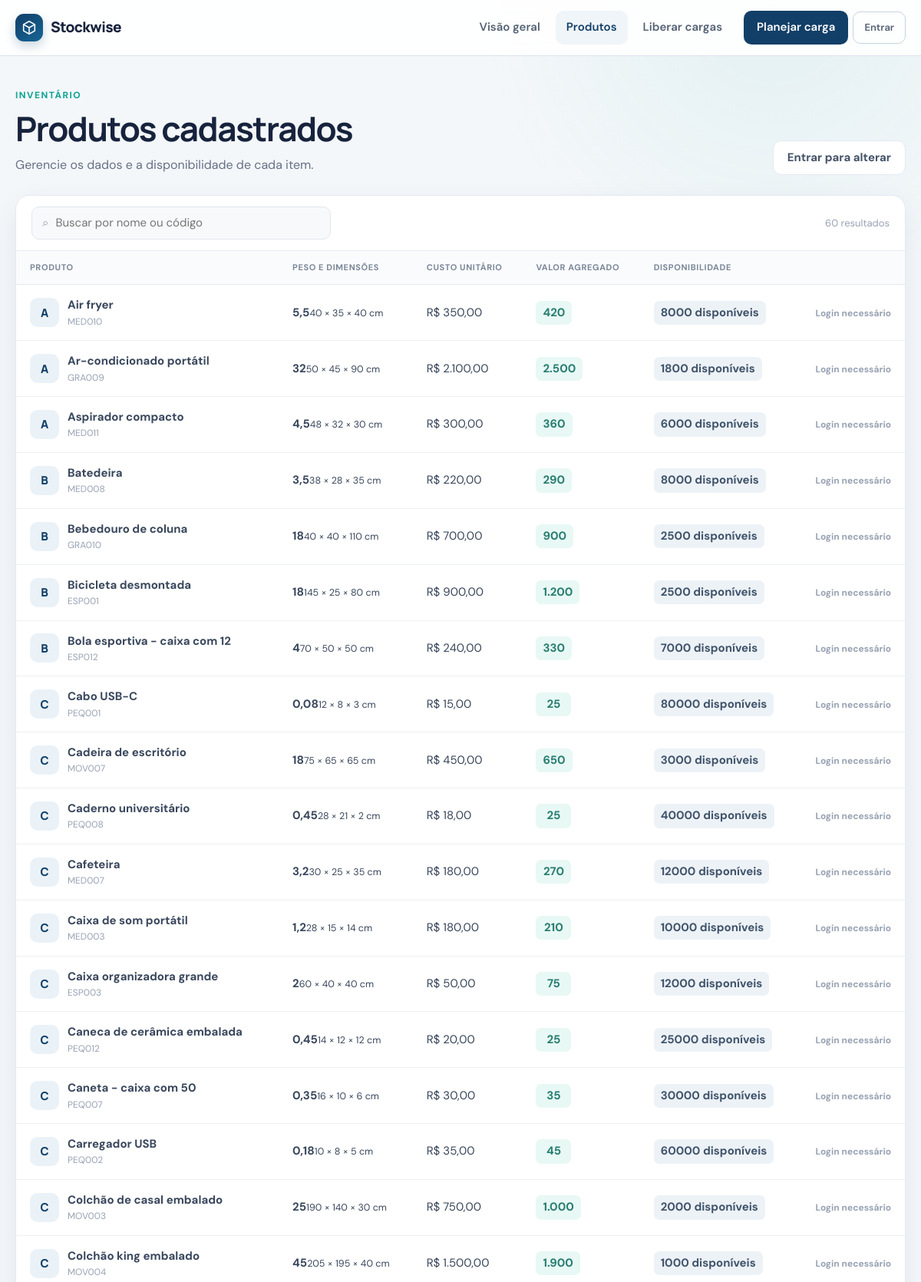
Page /products (upper part) on the committed database.
### tables this page shows
CREATE TABLE products (
    id INTEGER PRIMARY KEY AUTOINCREMENT,
    code TEXT NOT NULL COLLATE NOCASE UNIQUE,
    name TEXT NOT NULL,
    weight_milli INTEGER NOT NULL CHECK (weight_milli > 0),
    cost_cents INTEGER NOT NULL CHECK (cost_cents >= 0),
    value_units INTEGER NOT NULL CHECK (value_units >= 0),
    quantity INTEGER NOT NULL CHECK (quantity >= 0),
    created_at TEXT NOT NULL DEFAULT CURRENT_TIMESTAMP,
    updated_at TEXT NOT NULL DEFAULT CURRENT_TIMESTAMP
, "length_centimeters" INTEGER NOT NULL DEFAULT 100, "width_centimeters" INTEGER NOT NULL DEFAULT 100, "height_centimeters" INTEGER NOT NULL DEFAULT 100);

### app.py (the view)
    @app.get("/products")
    def products():
        search = request.args.get("q", "").strip()
        database = get_db()
        if search:
            rows = database.execute(
                """
                SELECT * FROM products
                WHERE code LIKE ? OR name LIKE ?
                ORDER BY name COLLATE NOCASE
                """,
                (f"%{search}%", f"%{search}%"),
            ).fetchall()
        else:
            rows = database.execute(
                "SELECT * FROM products ORDER BY name COLLATE NOCASE"
            ).fetchall()
        rows = enrich_products_with_availability(rows)
        return render_template("products.html", products=rows, search=search)

### app.py (called while the page is built)
def get_db() -> sqlite3.Connection:
    if "db" not in g:
        g.db = sqlite3.connect(
            current_database_path(),
            detect_types=sqlite3.PARSE_DECLTYPES,
        )
        g.db.row_factory = sqlite3.Row
        g.db.execute("PRAGMA foreign_keys = ON")
    return g.db

def get_loads_db() -> sqlite3.Connection:
    if "loads_db" not in g:
        g.loads_db = sqlite3.connect(
            current_loads_database_path(),
            detect_types=sqlite3.PARSE_DECLTYPES,
        )
        g.loads_db.row_factory = sqlite3.Row
        g.loads_db.execute("PRAGMA foreign_keys = ON")
    return g.loads_db

def current_database_path() -> str:
    from flask import current_app
    return current_app.config["DATABASE"]

def current_loads_database_path() -> str:
    from flask import current_app
    return current_app.config["LOADS_DATABASE"]

def get_current_user() -> sqlite3.Row | None:
    if "current_user" not in g:
        user_id = session.get("user_id")
        if user_id is None:
            g.current_user = None
        else:
            g.current_user = get_db().execute(
                "SELECT id, username FROM users WHERE id = ?", (user_id,)
            ).fetchone()
            if g.current_user is None:
                session.pop("user_id", None)
    return g.current_user

def reserved_quantities() -> dict[int, int]:
    rows = get_loads_db().execute(
        """
        SELECT product_id, COALESCE(SUM(quantity), 0) AS reserved
        FROM load_items
        GROUP BY product_id
        """
    ).fetchall()
    return {int(row["product_id"]): int(row["reserved"]) for row in rows}

def enrich_products_with_availability(rows: Iterable[Any]) -> list[dict[str, Any]]:
    reservations = reserved_quantities()
    enriched = []
    for row in rows:
        product = dict(row)
        product["reserved"] = reservations.get(int(product["id"]), 0)
        product["available"] = max(
            0, int(product["quantity"]) - int(product["reserved"])
        )
        enriched.append(product)
    return enriched

def format_money(value: int) -> str:
    number = Decimal(value) / MONEY_SCALE
    formatted = f"{number:,.2f}"
    return "R$ " + formatted.replace(",", "_").replace(".", ",").replace("_", ".")

def format_weight(value: int) -> str:
    number = Decimal(value) / WEIGHT_SCALE
    formatted = f"{number:,.3f}".rstrip("0").rstrip(".")
    return formatted.replace(",", "_").replace(".", ",").replace("_", ".")

### templates/products.html (shortened to what this page needs)
{% extends "base.html" %}
{% block content %}
<div class="page-heading">
    <div>
        <span class="eyebrow">Inventário</span>
        <h1>Produtos cadastrados</h1>
        <p>Gerencie os dados e a disponibilidade de cada item.</p>
    </div>
    {% if current_user %}<a class="button button-primary" href="{{ url_for('product_new') }}"><span aria-hidden="true">＋</span> Novo produto</a>{% else %}<a class="button button-secondary" href="{{ url_for('login') }}">Entrar para alterar</a>{% endif %}
</div>
<section class="panel table-panel">
    <div class="toolbar">
        <form class="search-form" method="get" role="search">
            <span aria-hidden="true">⌕</span>
            <input id="q" name="q" value="{{ search }}" placeholder="Buscar por nome ou código">
        </form>
        <span class="record-count">{{ products|length }} {{ 'resultado' if products|length == 1 else 'resultados' }}</span>
    </div>
    {% if products %}
        <div class="table-scroll">
            <table>
                <thead>
                    <tr>
                        <th>Produto</th>
                        <th>Peso e dimensões</th>
                        <th>Custo unitário</th>
                        <th>Valor agregado</th>
                        <th>Disponibilidade</th>
                        <th class="actions-column"><span class="sr-only">Ações</span></th>
                    </tr>
                </thead>
                <tbody>
                    {% for product in products %}
                        <tr>
                            <td>
                                <div class="product-cell">
                                    <span class="product-avatar">{{ product['name'][0]|upper }}</span>
                                    <span><strong>{{ product['name'] }}</strong><small>{{ product['code'] }}</small></span>
                                </div>
                            </td>
                            <td><strong>{{ product['weight_milli']|weight }}</strong><small>{{ product['length_centimeters']|dimension }} × {{ product['width_centimeters']|dimension }} × {{ product['height_centimeters']|dimension }} cm</small></td>
                            <td>{{ product['cost_cents']|money }}</td>
                            <td><span class="score-badge">{{ product['value_units']|score }}</span></td>
                            <td>
                                <span class="quantity-badge {{ 'out' if product['available'] == 0 else '' }}">{{ product['available'] }} disponíveis</span>
                            </td>
                            <td>
                                {% if current_user %}
                                <div class="row-actions">
                                    <a class="icon-button" title="Editar {{ product['name'] }}" href="{{ url_for('product_edit', product_id=product['id']) }}">✎</a>
                                    <form method="post" action="{{ url_for('product_delete', product_id=product['id']) }}" onsubmit='return confirm({{ ("Excluir o produto “" ~ product["name"] ~ "”?")|tojson }});'>
                                        <button class="icon-button danger" title="Excluir {{ product['name'] }}" type="submit">×</button>
                                    </form>
                                </div>
                                {% else %}<span class="muted-action">Login necessário</span>{% endif %}
                            </td>
                        </tr>
                    {% endfor %}
                </tbody>
            </table>
        </div>
    {% endif %}
</section>
{% endblock %}

### static/style.css (style rules this page uses)
:root { --ink: #17233d; --muted: #667085; --subtle: #98a2b3; --line: #e5eaf1; --surface: #ffffff; --canvas: #f4f7fa; --navy: #123f68; --navy-dark: #0b3155; --teal: #12a594; --teal-soft: #e8f8f5; --blue-soft: #edf5ff; --amber-soft: #fff6df; --violet-soft: #f2efff; --red: #d83b4b; --red-soft: #fff0f1; --shadow: 0 12px 34px rgba(26, 51, 80, 0.08); --radius: 18px; }
* { box-sizing: border-box; }
html { min-height: 100%; background: var(--canvas); }
body { margin: 0; min-height: 100vh; color: var(--ink); background: radial-gradient(circle at 84% 0%, rgba(18, 165, 148, 0.08), transparent 24rem), var(--canvas); font-family: "DM Sans", "Segoe UI", sans-serif; font-size: 15px; line-height: 1.55; }
a { color: inherit; text-decoration: none; }
button, input { font: inherit; }
h1, h2, h3, p { margin-top: 0; }
h1, h2, h3 { font-family: Manrope, "Segoe UI", sans-serif; line-height: 1.2; letter-spacing: -0.035em; }
h1 { margin-bottom: 10px; font-size: clamp(30px, 4vw, 44px); }
p { color: var(--muted); }
.eyebrow { display: block; margin-bottom: 7px; color: var(--teal); font-size: 12px; font-weight: 800; letter-spacing: .12em; text-transform: uppercase; }
.button { min-height: 44px; display: inline-flex; align-items: center; justify-content: center; gap: 9px; padding: 10px 18px; border: 1px solid transparent; border-radius: 11px; cursor: pointer; font-weight: 700; transition: transform 150ms ease, box-shadow 150ms ease, background 150ms ease; }
.button-secondary { color: #455369; border-color: var(--line); background: white; }
.panel { border: 1px solid var(--line); background: var(--surface); border-radius: var(--radius); box-shadow: var(--shadow); }
.product-avatar { flex: 0 0 auto; width: 38px; height: 38px; display: grid; place-items: center; color: var(--navy); background: #eaf2f8; border-radius: 10px; font-family: Manrope, sans-serif; font-weight: 800; }
.compact-main small, .compact-metric small, .product-cell small { color: var(--subtle); font-size: 12px; }
.page-heading { display: flex; align-items: flex-end; justify-content: space-between; gap: 30px; margin-bottom: 26px; }
.page-heading p { margin-bottom: 0; font-size: 16px; }
.table-panel { overflow: hidden; }
.toolbar { min-height: 72px; display: flex; align-items: center; justify-content: space-between; gap: 20px; padding: 14px 20px; border-bottom: 1px solid var(--line); }
.search-form { width: min(390px, 100%); display: flex; align-items: center; gap: 9px; padding-inline: 13px; color: var(--subtle); background: #f7f9fb; border: 1px solid #e2e7ed; border-radius: 10px; }
.search-form input { width: 100%; padding: 9px 0; border: 0; outline: 0; background: transparent; }
.record-count { color: var(--subtle); font-size: 13px; }
.table-scroll { overflow-x: auto; }
table { width: 100%; border-collapse: collapse; }
th { padding: 13px 18px; color: #7b8798; background: #fafbfd; border-bottom: 1px solid var(--line); font-size: 11px; letter-spacing: .055em; text-align: left; text-transform: uppercase; white-space: nowrap; }
td { padding: 15px 18px; border-bottom: 1px solid #edf0f4; color: #39475c; white-space: nowrap; }
.product-cell { display: flex; align-items: center; gap: 11px; min-width: 190px; }
.product-cell strong, .product-cell small { display: block; }
.score-badge { display: inline-block; min-width: 46px; padding: 4px 9px; color: #287d71; background: var(--teal-soft); border-radius: 7px; font-weight: 700; text-align: center; }
.quantity-badge { display: inline-block; padding: 4px 9px; color: #40546b; background: #edf2f7; border-radius: 7px; font-weight: 700; }
.actions-column { width: 100px; }
.muted-action { color: var(--subtle); font-size: 12px; font-weight: 700; }

### rows in the picture
products: name "A", name "Air fryer", code "MED010", weight_milli|weight "5,5", length_centimeters|dimension "40", width_centimeters|dimension "35", height_centimeters|dimension "40", cost_cents "R$ 350,00", value_units|score "420", available "8000"
products: name "A", name "Ar-condicionado portátil", code "GRA009", weight_milli|weight "32", length_centimeters|dimension "50", width_centimeters|dimension "45", height_centimeters|dimension "90", cost_cents "R$ 2.100,00", value_units|score "2.500", available "1800"
products: name "A", name "Aspirador compacto", code "MED011", weight_milli|weight "4,5", length_centimeters|dimension "48", width_centimeters|dimension "32", height_centimeters|dimension "30", cost_cents "R$ 300,00", value_units|score "360", available "6000"
products: name "B", name "Batedeira", code "MED008", weight_milli|weight "3,5", length_centimeters|dimension "38", width_centimeters|dimension "28", height_centimeters|dimension "35", cost_cents "R$ 220,00", value_units|score "290", available "8000"
products: name "B", name "Bebedouro de coluna", code "GRA010", weight_milli|weight "18", length_centimeters|dimension "40", width_centimeters|dimension "40", height_centimeters|dimension "110", cost_cents "R$ 700,00", value_units|score "900", available "2500"
products: name "B", name "Bicicleta desmontada", code "ESP001", weight_milli|weight "18", length_centimeters|dimension "145", width_centimeters|dimension "25", height_centimeters|dimension "80", cost_cents "R$ 900,00", value_units|score "1.200", available "2500"
products: name "B", name "Bola esportiva - caixa com 12", code "ESP012", weight_milli|weight "4", length_centimeters|dimension "70", width_centimeters|dimension "50", height_centimeters|dimension "50", cost_cents "R$ 240,00", value_units|score "330", available "7000"
products: name "C", name "Cabo USB-C", code "PEQ001", weight_milli|weight "0,08", length_centimeters|dimension "12", width_centimeters|dimension "8", height_centimeters|dimension "3", cost_cents "R$ 15,00", value_units|score "25", available "80000"
products: name "C", name "Cadeira de escritório", code "MOV007", weight_milli|weight "18", length_centimeters|dimension "75", width_centimeters|dimension "65", height_centimeters|dimension "65", cost_cents "R$ 450,00", value_units|score "650", available "3000"
products: name "C", name "Caderno universitário", code "PEQ008", weight_milli|weight "0,45", length_centimeters|dimension "28", width_centimeters|dimension "21", height_centimeters|dimension "2", cost_cents "R$ 18,00", value_units|score "25", available "40000"
products: name "C", name "Cafeteira", code "MED007", weight_milli|weight "3,2", length_centimeters|dimension "30", width_centimeters|dimension "25", height_centimeters|dimension "35", cost_cents "R$ 180,00", value_units|score "270", available "12000"
products: name "C", name "Caixa de som portátil", code "MED003", weight_milli|weight "1,2", length_centimeters|dimension "28", width_centimeters|dimension "15", height_centimeters|dimension "14", cost_cents "R$ 180,00", value_units|score "210", available "10000"
products: name "C", name "Caixa organizadora grande", code "ESP003", weight_milli|weight "2", length_centimeters|dimension "60", width_centimeters|dimension "40", height_centimeters|dimension "40", cost_cents "R$ 50,00", value_units|score "75", available "12000"
products: name "C", name "Caneca de cerâmica embalada", code "PEQ012", weight_milli|weight "0,45", length_centimeters|dimension "14", width_centimeters|dimension "12", height_centimeters|dimension "12", cost_cents "R$ 20,00", value_units|score "25", available "25000"
products: name "C", name "Caneta - caixa com 50", code "PEQ007", weight_milli|weight "0,35", length_centimeters|dimension "16", width_centimeters|dimension "10", height_centimeters|dimension "6", cost_cents "R$ 30,00", value_units|score "35", available "30000"
products: name "C", name "Carregador USB", code "PEQ002", weight_milli|weight "0,18", length_centimeters|dimension "10", width_centimeters|dimension "8", height_centimeters|dimension "5", cost_cents "R$ 35,00", value_units|score "45", available "60000"
products: name "C", name "Colchão de casal embalado", code "MOV003", weight_milli|weight "25", length_centimeters|dimension "190", width_centimeters|dimension "140", height_centimeters|dimension "30", cost_cents "R$ 750,00", value_units|score "1.000", available "2000"
products: name "C", name "Colchão king embalado", code "MOV004", weight_milli|weight "45", length_centimeters|dimension "205", width_centimeters|dimension "195", height_centimeters|dimension "40", cost_cents "R$ 1.500,00", value_units|score "1.900", available "1000"

### other values in the picture
{{ products|length }} "60"
{{ 'resultado' if products|length == 1 else 'resultados' }} "resultados"
